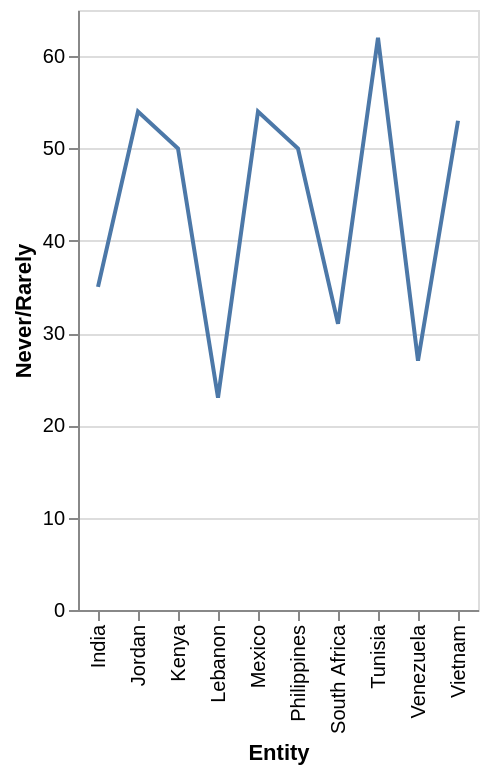

Write the Vega-Lite specification saved for this chart.
### Vega-Lite specification from a JSON file in a GitHub repository (floating-point values rounded to 4 significant figures)
{"$schema": "https://vega.github.io/schema/vega-lite/v5.json", "description": "Line chart auto-generated from CSV", "data": {"values": [{"Entity": "Tunisia", "Never/Rarely": "62", "Occasionally Frequently": "38.0"}, {"Entity": "Vietnam", "Never/Rarely": "53", "Occasionally Frequently": "nan"}, {"Entity": "Jordan", "Never/Rarely": "54", "Occasionally Frequently": "45.0"}, {"Entity": "Mexico", "Never/Rarely": "54", "Occasionally Frequently": "46.0"}, {"Entity": "Kenya", "Never/Rarely": "50", "Occasionally Frequently": "49.0"}, {"Entity": "Philippines", "Never/Rarely": "50", "Occasionally Frequently": "50.0"}, {"Entity": "India", "Never/Rarely": "35", "Occasionally Frequently": "59.0"}, {"Entity": "South Africa", "Never/Rarely": "31", "Occasionally Frequently": "69.0"}, {"Entity": "Venezuela", "Never/Rarely": "27", "Occasionally Frequently": "73.0"}, {"Entity": "Lebanon", "Never/Rarely": "23", "Occasionally Frequently": "73.0"}]}, "mark": "line", "encoding": {"x": {"field": "Entity", "type": "ordinal"}, "y": {"field": "Never/Rarely", "type": "quantitative"}}}
